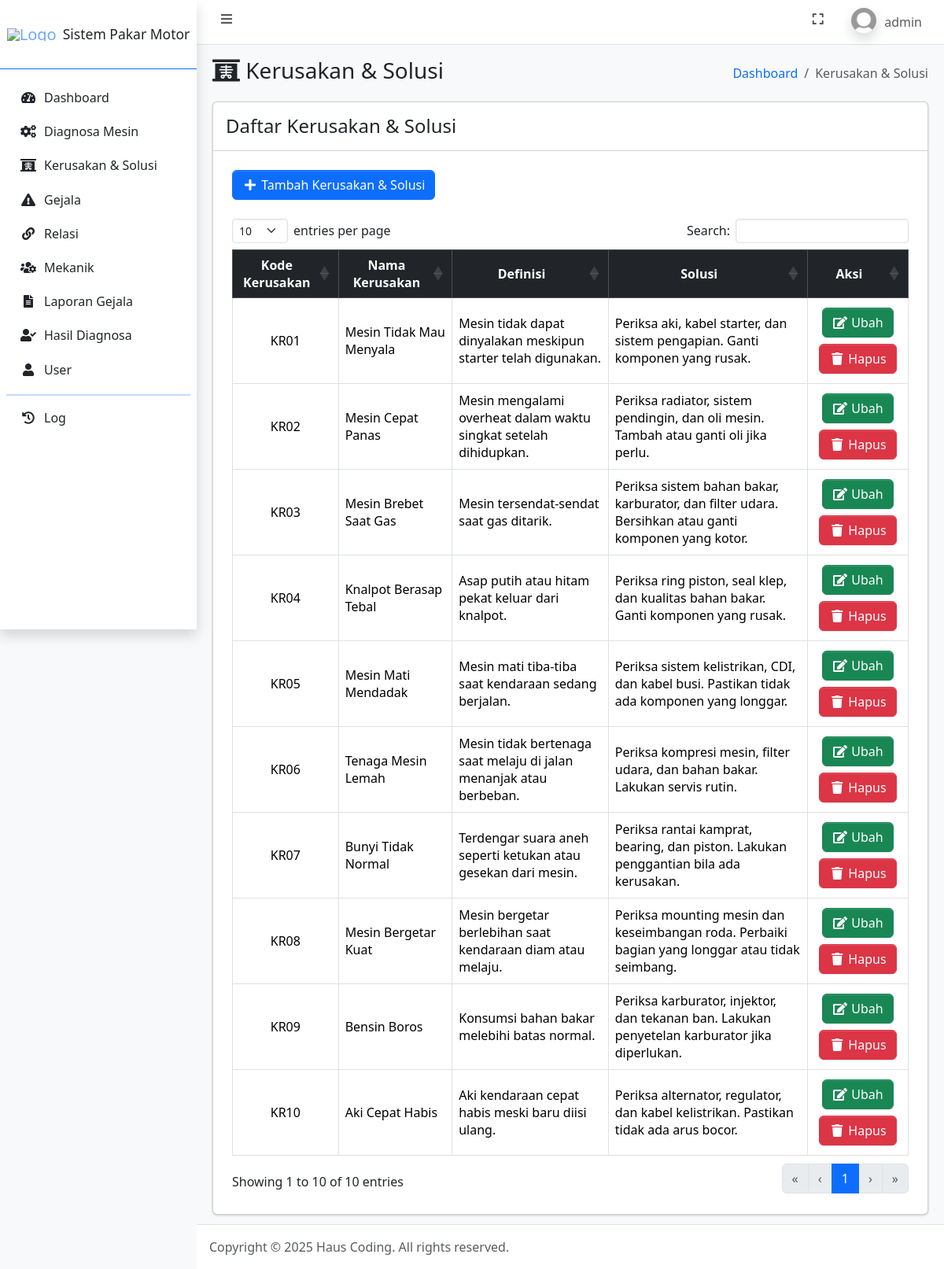
/kerusakan_solusi.php (signed in), run on an earlier commit of the app's database.
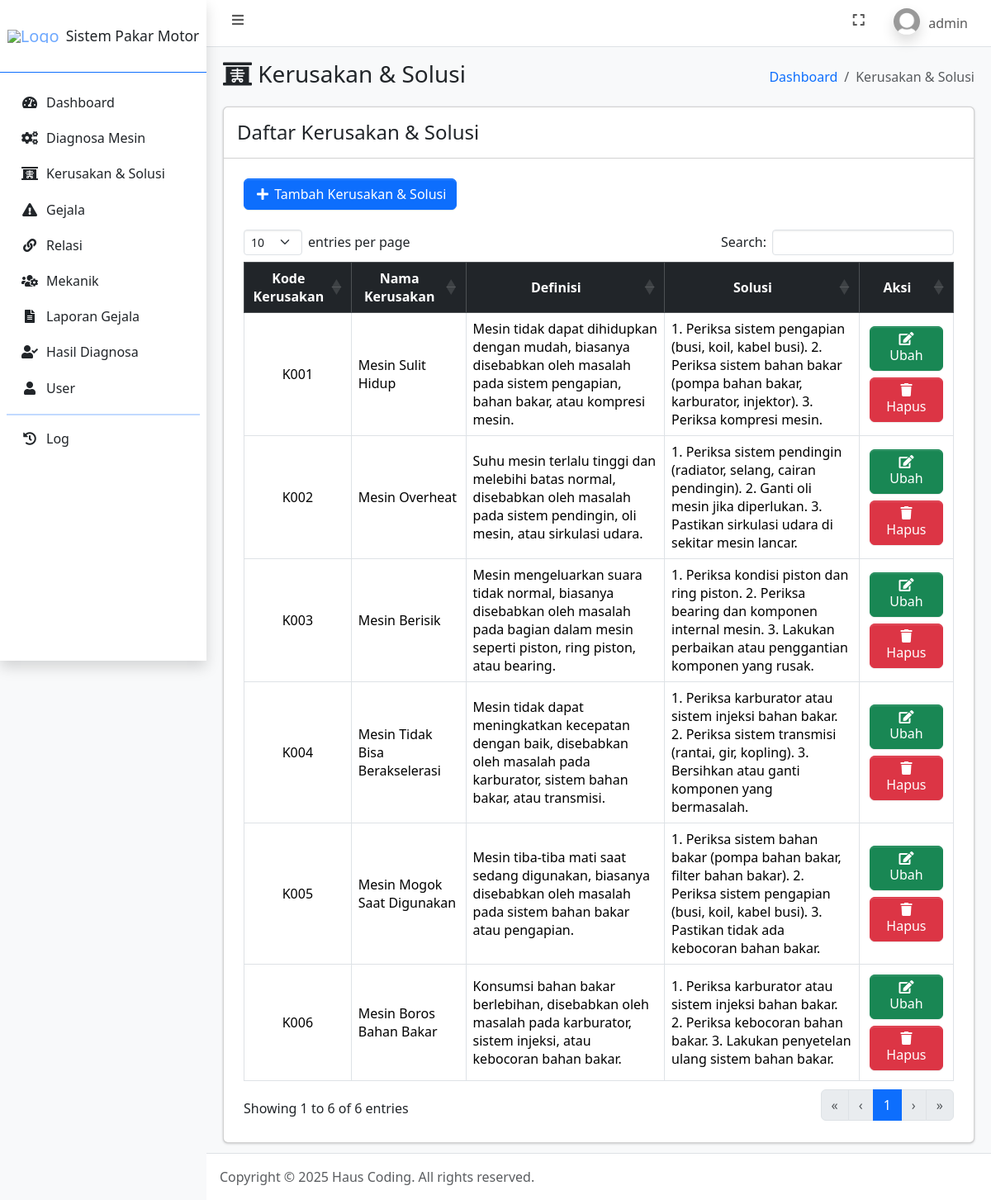
And on a later commit of the database.
### tables this page shows
CREATE TABLE `kerusakan_solusi` (
  `kd_kerusakan` char(4) NOT NULL,
  `nama_kerusakan` varchar(30) DEFAULT NULL,
  `definisi` text DEFAULT NULL,
  `solusi` text DEFAULT NULL
);

### connection.php (called while the page is built, shortened)
<?php
	$host = 'localhost';
	$user = 'root';
	$pass = '';
	$database = 'sistem_pakar_motor';
	$conn = mysqli_connect($host, $user, $pass, $database);
    if (isset($_SESSION['id_user'])) {
    	$id_user = $_SESSION['id_user'];
		$dataUser = mysqli_fetch_assoc(mysqli_query($conn, "SELECT * FROM user WHERE id_user = $id_user"));
	}
?>

### kerusakan_solusi.php (the view, shortened to what the changed rows need)
<?php
    require_once 'connection.php';
    $kerusakan_solusi = mysqli_query($conn, "SELECT * FROM kerusakan_solusi ORDER BY kd_kerusakan ASC");
?>
<!DOCTYPE html>
<html lang="en">
<head>
    <?php include_once 'include/head.php'; ?>
</head>
<body class="layout-fixed sidebar-expand-lg bg-body-tertiary">
    <div class="app-wrapper">
        <main class="app-main">
            <div class="app-content">
                <div class="container-fluid">
                    <div class="row">
                        <div class="col">
                            <div class="card">
                                <div class="card-body">
                                    <div class="table-responsive p-2">
                                        <?php if ($dataUser['jabatan'] == 'admin'): ?>
                                            <a href="tambah_kerusakan_solusi.php" class="mb-3 btn btn-primary"><i class="fas fa-fw fa-plus"></i> Tambah Kerusakan & Solusi</a>
                                        <?php endif ?>
                                        <table class="table table-bordered" id="table_id">
                                            <thead class="table-dark">
                                                <tr>
                                                    <th class="text-center align-middle">Kode Kerusakan</th>
                                                    <th class="text-center align-middle">Nama Kerusakan</th>
                                                    <th class="text-center align-middle">Definisi</th>
                                                    <th class="text-center align-middle">Solusi</th>
                                                    <?php if ($dataUser['jabatan'] == 'admin'): ?>
                                                        <th class="text-center align-middle">Aksi</th>
                                                    <?php endif ?>
                                                </tr>
                                            </thead>
                                            <tbody>
                                                <?php foreach ($kerusakan_solusi as $dks): ?>
                                                    <tr>
                                                        <td class="text-center align-middle"><?= $dks['kd_kerusakan']; ?></td>
                                                        <td class="align-middle"><?= $dks['nama_kerusakan']; ?></td>
                                                        <td class="align-middle"><?= $dks['definisi']; ?></td>
                                                        <td class="align-middle"><?= $dks['solusi']; ?></td>
                                                        <?php if ($dataUser['jabatan'] == 'admin'): ?>
                                                            <td class="text-center align-middle">
                                                                <a href="ubah_kerusakan_solusi.php?kd_kerusakan=<?= $dks['kd_kerusakan']; ?>" class="m-1 btn btn-success"><i class="fas fa-fw fa-edit"></i> Ubah</a>
                                                                <a href="hapus_kerusakan_solusi.php?kd_kerusakan=<?= $dks['kd_kerusakan']; ?>" data-nama="<?= $dks['kd_kerusakan']; ?>" class="m-1 btn btn-danger btn-delete"><i class="fas fa-fw fa-trash"></i> Hapus</a>
                                                            </td>
                                                        <?php endif ?>
                                                    </tr>
                                                <?php endforeach ?>
                                            </tbody>
                                        </table>
                                    </div>
                                </div>
                            </div>
                        </div>
                    </div>
                </div>
            </div>
        </main>
    </div>
</body>
</html>

What changed in the data, as far as the page shows it:
removed kerusakan_solusi: kd_kerusakan "KR01", nama_kerusakan "Mesin Tidak Mau Menyala", definisi "Mesin tidak dapat dinyalakan meskipun starter telah digunakan.", solusi "Periksa aki, kabel starter, dan sistem pengapian. Ganti komponen yang rusak."
removed kerusakan_solusi: kd_kerusakan "KR02", nama_kerusakan "Mesin Cepat Panas", definisi "Mesin mengalami overheat dalam waktu singkat setelah dihidupkan.", solusi "Periksa radiator, sistem pendingin, dan oli mesin. Tambah atau ganti oli jika perlu."
removed kerusakan_solusi: kd_kerusakan "KR03", nama_kerusakan "Mesin Brebet Saat Gas", definisi "Mesin tersendat-sendat saat gas ditarik.", solusi "Periksa sistem bahan bakar, karburator, dan filter udara. Bersihkan atau ganti komponen yang kotor."
removed kerusakan_solusi: kd_kerusakan "KR04", nama_kerusakan "Knalpot Berasap Tebal", definisi "Asap putih atau hitam pekat keluar dari knalpot.", solusi "Periksa ring piston, seal klep, dan kualitas bahan bakar. Ganti komponen yang rusak."
removed kerusakan_solusi: kd_kerusakan "KR05", nama_kerusakan "Mesin Mati Mendadak", definisi "Mesin mati tiba-tiba saat kendaraan sedang berjalan.", solusi "Periksa sistem kelistrikan, CDI, dan kabel busi. Pastikan tidak ada komponen yang longgar."
removed kerusakan_solusi: kd_kerusakan "KR06", nama_kerusakan "Tenaga Mesin Lemah", definisi "Mesin tidak bertenaga saat melaju di jalan menanjak atau berbeban.", solusi "Periksa kompresi mesin, filter udara, dan bahan bakar. Lakukan servis rutin."
removed kerusakan_solusi: kd_kerusakan "KR07", nama_kerusakan "Bunyi Tidak Normal", definisi "Terdengar suara aneh seperti ketukan atau gesekan dari mesin.", solusi "Periksa rantai kamprat, bearing, dan piston. Lakukan penggantian bila ada kerusakan."
removed kerusakan_solusi: kd_kerusakan "KR08", nama_kerusakan "Mesin Bergetar Kuat", definisi "Mesin bergetar berlebihan saat kendaraan diam atau melaju.", solusi "Periksa mounting mesin dan keseimbangan roda. Perbaiki bagian yang longgar atau tidak seimbang."
removed kerusakan_solusi: kd_kerusakan "KR09", nama_kerusakan "Bensin Boros", definisi "Konsumsi bahan bakar melebihi batas normal.", solusi "Periksa karburator, injektor, dan tekanan ban. Lakukan penyetelan karburator jika diperlukan."
removed kerusakan_solusi: kd_kerusakan "KR10", nama_kerusakan "Aki Cepat Habis", definisi "Aki kendaraan cepat habis meski baru diisi ulang.", solusi "Periksa alternator, regulator, dan kabel kelistrikan. Pastikan tidak ada arus bocor."
added kerusakan_solusi: kd_kerusakan "K001", nama_kerusakan "Mesin Sulit Hidup", definisi "Mesin tidak dapat dihidupkan dengan mudah, biasanya disebabkan oleh masalah pada sistem pengapian, bahan bakar, atau kompresi mesin.", solusi "1. Periksa sistem pengapian (busi, koil, kabel busi). 2. Periksa sistem bahan bakar (pompa bahan bakar, karburator, injektor). 3. Periksa kompresi mesin."
added kerusakan_solusi: kd_kerusakan "K002", nama_kerusakan "Mesin Overheat", definisi "Suhu mesin terlalu tinggi dan melebihi batas normal, disebabkan oleh masalah pada sistem pendingin, oli mesin, atau sirkulasi udara.", solusi "1. Periksa sistem pendingin (radiator, selang, cairan pendingin). 2. Ganti oli mesin jika diperlukan. 3. Pastikan sirkulasi udara di sekitar mesin lancar."
added kerusakan_solusi: kd_kerusakan "K003", nama_kerusakan "Mesin Berisik", definisi "Mesin mengeluarkan suara tidak normal, biasanya disebabkan oleh masalah pada bagian dalam mesin seperti piston, ring piston, atau bearing.", solusi "1. Periksa kondisi piston dan ring piston. 2. Periksa bearing dan komponen internal mesin. 3. Lakukan perbaikan atau penggantian komponen yang rusak."
added kerusakan_solusi: kd_kerusakan "K004", nama_kerusakan "Mesin Tidak Bisa Berakselerasi", definisi "Mesin tidak dapat meningkatkan kecepatan dengan baik, disebabkan oleh masalah pada karburator, sistem bahan bakar, atau transmisi.", solusi "1. Periksa karburator atau sistem injeksi bahan bakar. 2. Periksa sistem transmisi (rantai, gir, kopling). 3. Bersihkan atau ganti komponen yang bermasalah."
added kerusakan_solusi: kd_kerusakan "K005", nama_kerusakan "Mesin Mogok Saat Digunakan", definisi "Mesin tiba-tiba mati saat sedang digunakan, biasanya disebabkan oleh masalah pada sistem bahan bakar atau pengapian.", solusi "1. Periksa sistem bahan bakar (pompa bahan bakar, filter bahan bakar). 2. Periksa sistem pengapian (busi, koil, kabel busi). 3. Pastikan tidak ada kebocoran bahan bakar."
added kerusakan_solusi: kd_kerusakan "K006", nama_kerusakan "Mesin Boros Bahan Bakar", definisi "Konsumsi bahan bakar berlebihan, disebabkan oleh masalah pada karburator, sistem injeksi, atau kebocoran bahan bakar.", solusi "1. Periksa karburator atau sistem injeksi bahan bakar. 2. Periksa kebocoran bahan bakar. 3. Lakukan penyetelan ulang sistem bahan bakar."
Also different on the page:
text written by a page script: "entries per page Search: Showing 1 to 10 of 10 entries « ‹ 1 › »" → "entries per page Search: Showing 1 to 6 of 6 entries « ‹ 1 › »"
